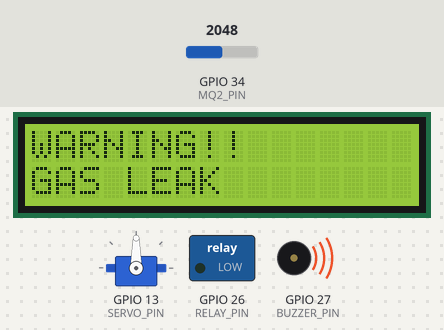
A sketch run on a simulated ESP32. Parts: servo, 16×2 character LCD, switched loads named in the sketch (green lamp = pin HIGH), buzzer (waves = sounding, pin HIGH). The test bench sets the inputs (shaded band); at power-on: GPIO 34 (MQ2_PIN) = 2048. What the sketch prints to the serial monitor is not drawn.

Above: at 3.3 s.
3.4 s: GPIO 34 (MQ2_PIN) set to 1852
4.9 s: GPIO 34 (MQ2_PIN) set to 1733
At 6.1 s:
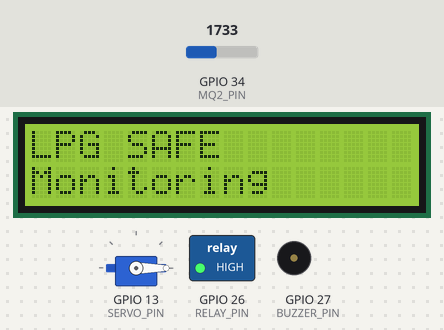
6.4 s: GPIO 34 (MQ2_PIN) set to 1840
At 7.1 s:
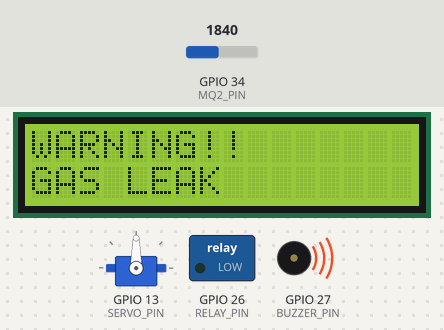
8.0 s: GPIO 34 (MQ2_PIN) set to 1760
At 9.1 s:
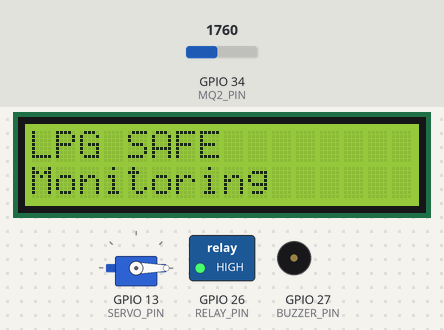
Timing chart, 0 to 10.6 s (numbered marks = the images above; inputs shaded):
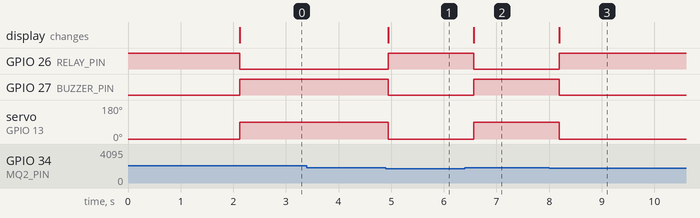

Measured:
- the behaviour switches between 1801 and 1800 on GPIO 34 (MQ2_PIN) (found by bisection; images 0 and 1)
- after the input at 3.4 s, every drawn part: stays the same
- after the input at 4.9 s, GPIO 26 (RELAY_PIN): LOW → HIGH after 0.05 s; GPIO 27 (BUZZER_PIN): HIGH → LOW after 0.05 s; servo on GPIO 13 (SERVO_PIN): 90° → 0° after 0.05 s; the display: changes after 0.05 s (image 1)
- after the input at 6.4 s, GPIO 26 (RELAY_PIN): HIGH → LOW after 0.17 s; GPIO 27 (BUZZER_PIN): LOW → HIGH after 0.17 s; servo on GPIO 13 (SERVO_PIN): 0° → 90° after 0.17 s; the display: changes after 0.17 s (image 2)
- after the input at 8.0 s, GPIO 26 (RELAY_PIN): LOW → HIGH after 0.19 s; GPIO 27 (BUZZER_PIN): HIGH → LOW after 0.19 s; servo on GPIO 13 (SERVO_PIN): 90° → 0° after 0.19 s; the display: changes after 0.19 s (image 3)

The sketch:

Smart_LPG_ESP32.ino
```cpp
// Smart LPG Gas Leakage Detection & Automatic Safety System
// ESP32 + MQ2 + LCD + Relay + Servo + Buzzer
// Configure threshold after calibration.

#include <Wire.h>
#include <LiquidCrystal_I2C.h>
#include <ESP32Servo.h>

LiquidCrystal_I2C lcd(0x27, 16, 2);
Servo servo;

// Pins
const int MQ2_PIN = 34;
const int SERVO_PIN = 13;
const int RELAY_PIN = 26;
const int BUZZER_PIN = 27;

// Change this after checking Serial Monitor
int threshold = 1800;

bool leak = false;

void setup() {

  Serial.begin(115200);

  Wire.begin(21,22);

  pinMode(RELAY_PIN, OUTPUT);
  pinMode(BUZZER_PIN, OUTPUT);

  // Relay OFF (ACTIVE LOW relay)
  digitalWrite(RELAY_PIN, HIGH);
  digitalWrite(BUZZER_PIN, LOW);

  servo.setPeriodHertz(50);
  servo.attach(SERVO_PIN);
  servo.write(0);

  lcd.init();
  lcd.backlight();

  lcd.setCursor(0,0);
  lcd.print(" SMART LPG");
  lcd.setCursor(0,1);
  lcd.print("   SYSTEM");
  delay(2000);

  lcd.clear();
  lcd.setCursor(0,0);
  lcd.print("LPG SAFE");
  lcd.setCursor(0,1);
  lcd.print("Monitoring");
}

void loop() {

  int gas = analogRead(MQ2_PIN);

  Serial.print("Gas = ");
  Serial.println(gas);

  if (gas > threshold && !leak) {

    leak = true;

    lcd.clear();
    lcd.setCursor(0,0);
    lcd.print("WARNING!!");
    lcd.setCursor(0,1);
    lcd.print("GAS LEAK");

    digitalWrite(BUZZER_PIN, HIGH);

    // Relay ON
    digitalWrite(RELAY_PIN, LOW);

    servo.write(90);
  }

  else if (gas <= threshold && leak) {

    leak = false;

    lcd.clear();
    lcd.setCursor(0,0);
    lcd.print("LPG SAFE");
    lcd.setCursor(0,1);
    lcd.print("Monitoring");

    digitalWrite(BUZZER_PIN, LOW);

    // Relay OFF
    digitalWrite(RELAY_PIN, HIGH);

    servo.write(0);
  }

  delay(200);
}
```
